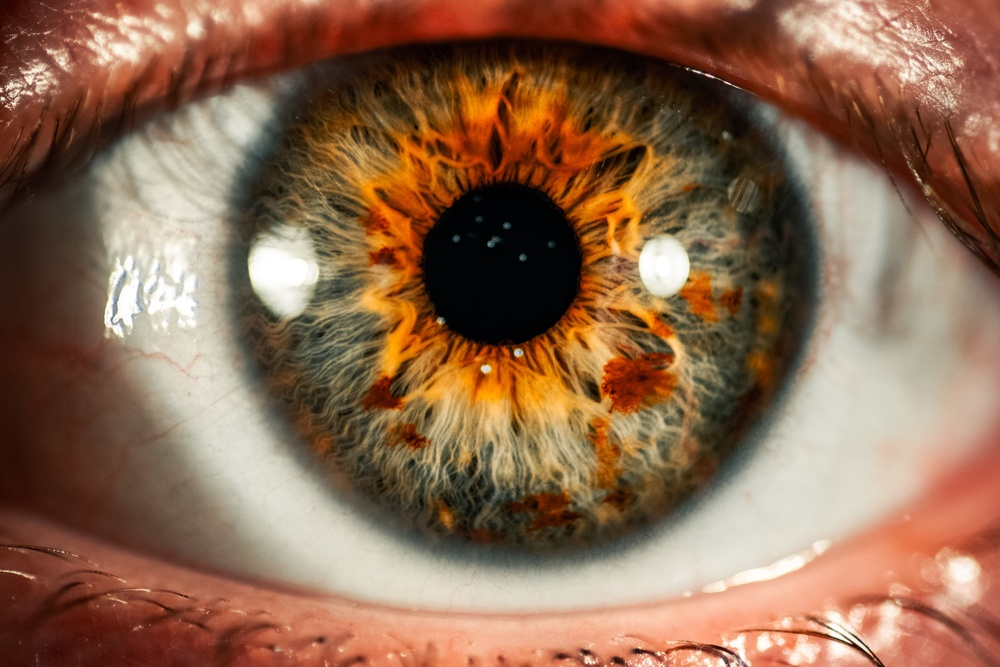
%> input picture eye.jpg, 1000 x 667 px, shrunk from 4879 x 3253 before the run
$ octave 'Solve_5_(c)(BoundaryExtraction).m'   (GNU Octave 9; MATLAB toolbox functions it lacks are replaced by stand-ins)
%> lines starting %> are read from the running program, lines starting %| are printed output that depends on the picture
image= imread('eye.jpg');
%> image is the input picture: size 667x1000x3 uint8; mean R, G, B 141.8, 105.5, 80.5

dim =11;
s_element = ones(dim,dim);

eroted_img = imerode(image,s_element);
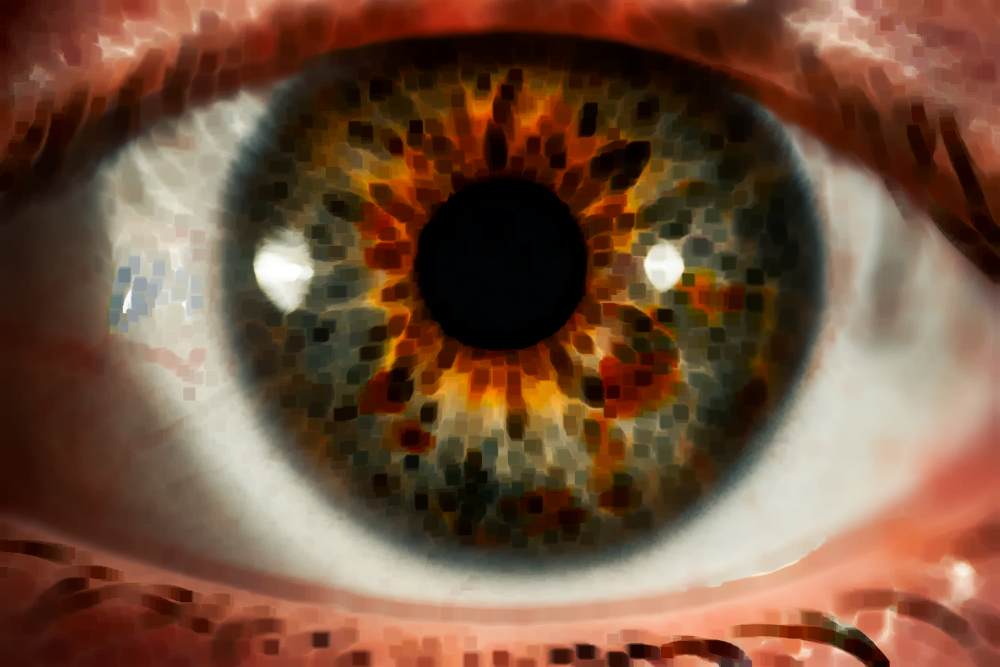
%> eroted_img: size 667x1000x3 uint8; mean R, G, B 115.1, 81.2, 60.4
boundary_img = image - eroted_img;
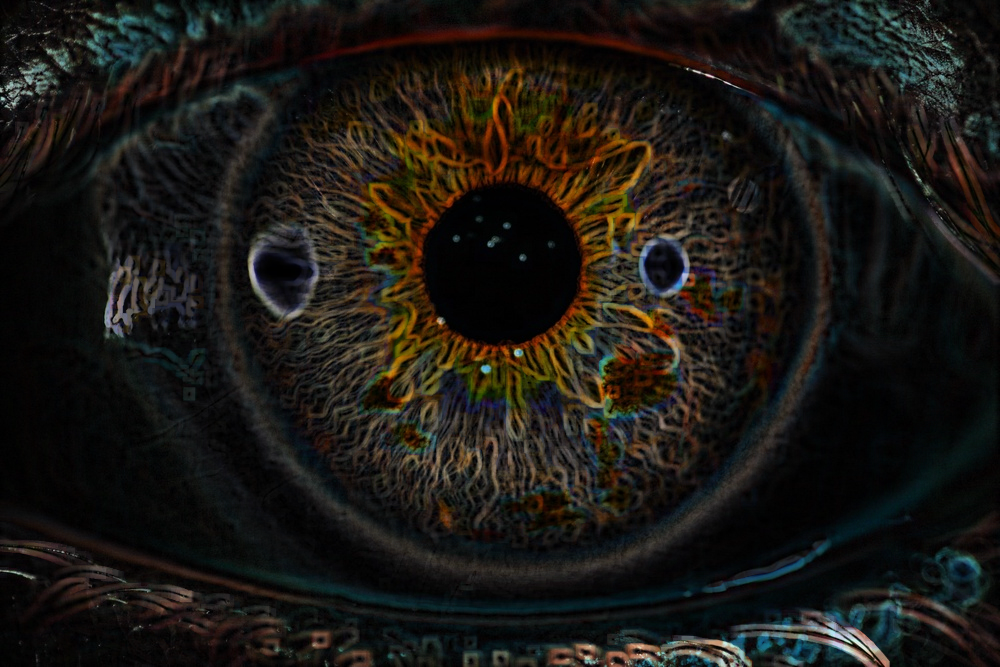
%> boundary_img: size 667x1000x3 uint8; mean R, G, B 26.7, 24.2, 20.1

subplot(2, 3, 1),
imshow(image);
title('Original image');


subplot(2,2,2);
imshow(eroted_img);
title('Eroted Image');


subplot(2,2,3);
imshow(boundary_img);
title('Boundary');
